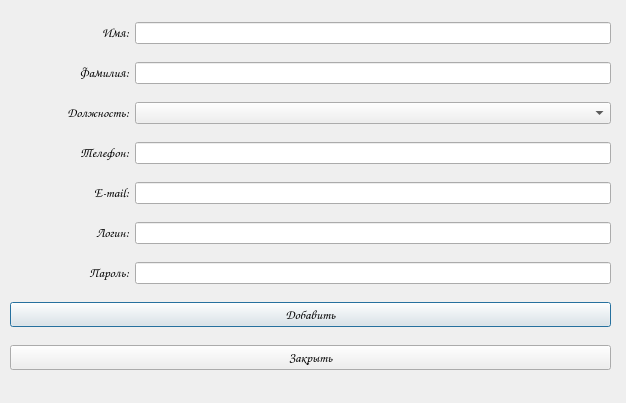
<?xml version="1.0" encoding="UTF-8"?>
<ui version="4.0">
 <class>Dialog</class>
 <widget class="QDialog" name="Dialog">
  <property name="geometry">
   <rect>
    <x>0</x>
    <y>0</y>
    <width>626</width>
    <height>403</height>
   </rect>
  </property>
  <property name="windowTitle">
   <string>Dialog</string>
  </property>
  <widget class="QWidget" name="verticalLayoutWidget">
   <property name="geometry">
    <rect>
     <x>10</x>
     <y>10</y>
     <width>601</width>
     <height>381</height>
    </rect>
   </property>
   <layout class="QVBoxLayout" name="verticalLayout">
    <item>
     <layout class="QHBoxLayout" name="horizontalLayout" stretch="2,8">
      <item>
       <widget class="QLabel" name="label">
        <property name="font">
         <font>
          <family>Comic Sans MS</family>
         </font>
        </property>
        <property name="text">
         <string>&lt;html&gt;&lt;head/&gt;&lt;body&gt;&lt;p align=&quot;right&quot;&gt;&lt;span style=&quot; font-size:10pt;&quot;&gt;Имя:&lt;/span&gt;&lt;/p&gt;&lt;/body&gt;&lt;/html&gt;</string>
        </property>
       </widget>
      </item>
      <item>
       <widget class="QLineEdit" name="name_line"/>
      </item>
     </layout>
    </item>
    <item>
     <layout class="QHBoxLayout" name="horizontalLayout_7" stretch="2,8">
      <item>
       <widget class="QLabel" name="label_2">
        <property name="font">
         <font>
          <family>Comic Sans MS</family>
         </font>
        </property>
        <property name="text">
         <string>&lt;html&gt;&lt;head/&gt;&lt;body&gt;&lt;p align=&quot;right&quot;&gt;&lt;span style=&quot; font-size:10pt;&quot;&gt;Фамилия:&lt;/span&gt;&lt;/p&gt;&lt;/body&gt;&lt;/html&gt;</string>
        </property>
       </widget>
      </item>
      <item>
       <widget class="QLineEdit" name="surname_line"/>
      </item>
     </layout>
    </item>
    <item>
     <layout class="QHBoxLayout" name="horizontalLayout_6" stretch="2,8">
      <item>
       <widget class="QLabel" name="label_3">
        <property name="font">
         <font>
          <family>Comic Sans MS</family>
         </font>
        </property>
        <property name="text">
         <string>&lt;html&gt;&lt;head/&gt;&lt;body&gt;&lt;p align=&quot;right&quot;&gt;&lt;span style=&quot; font-size:10pt;&quot;&gt;Должность:&lt;/span&gt;&lt;/p&gt;&lt;/body&gt;&lt;/html&gt;</string>
        </property>
       </widget>
      </item>
      <item>
       <widget class="QComboBox" name="post_line"/>
      </item>
     </layout>
    </item>
    <item>
     <layout class="QHBoxLayout" name="horizontalLayout_5" stretch="2,8">
      <item>
       <widget class="QLabel" name="label_4">
        <property name="font">
         <font>
          <family>Comic Sans MS</family>
         </font>
        </property>
        <property name="text">
         <string>&lt;html&gt;&lt;head/&gt;&lt;body&gt;&lt;p align=&quot;right&quot;&gt;&lt;span style=&quot; font-size:10pt;&quot;&gt;Телефон:&lt;/span&gt;&lt;/p&gt;&lt;/body&gt;&lt;/html&gt;</string>
        </property>
       </widget>
      </item>
      <item>
       <widget class="QLineEdit" name="phone_line"/>
      </item>
     </layout>
    </item>
    <item>
     <layout class="QHBoxLayout" name="horizontalLayout_2" stretch="2,8">
      <item>
       <widget class="QLabel" name="label_5">
        <property name="font">
         <font>
          <family>Comic Sans MS</family>
         </font>
        </property>
        <property name="text">
         <string>&lt;html&gt;&lt;head/&gt;&lt;body&gt;&lt;p align=&quot;right&quot;&gt;&lt;span style=&quot; font-size:10pt;&quot;&gt;E-mail:&lt;/span&gt;&lt;/p&gt;&lt;/body&gt;&lt;/html&gt;</string>
        </property>
       </widget>
      </item>
      <item>
       <widget class="QLineEdit" name="mail_line"/>
      </item>
     </layout>
    </item>
    <item>
     <layout class="QHBoxLayout" name="horizontalLayout_3" stretch="2,8">
      <item>
       <widget class="QLabel" name="label_6">
        <property name="font">
         <font>
          <family>Comic Sans MS</family>
         </font>
        </property>
        <property name="text">
         <string>&lt;html&gt;&lt;head/&gt;&lt;body&gt;&lt;p align=&quot;right&quot;&gt;&lt;span style=&quot; font-size:10pt;&quot;&gt;Логин:&lt;/span&gt;&lt;/p&gt;&lt;/body&gt;&lt;/html&gt;</string>
        </property>
       </widget>
      </item>
      <item>
       <widget class="QLineEdit" name="log_line"/>
      </item>
     </layout>
    </item>
    <item>
     <layout class="QHBoxLayout" name="horizontalLayout_4" stretch="2,8">
      <item>
       <widget class="QLabel" name="label_7">
        <property name="font">
         <font>
          <family>Comic Sans MS</family>
         </font>
        </property>
        <property name="text">
         <string>&lt;html&gt;&lt;head/&gt;&lt;body&gt;&lt;p align=&quot;right&quot;&gt;&lt;span style=&quot; font-size:10pt;&quot;&gt;Пароль:&lt;/span&gt;&lt;/p&gt;&lt;/body&gt;&lt;/html&gt;</string>
        </property>
       </widget>
      </item>
      <item>
       <widget class="QLineEdit" name="pass_line"/>
      </item>
     </layout>
    </item>
    <item>
     <widget class="QPushButton" name="add_btn">
      <property name="font">
       <font>
        <family>Comic Sans MS</family>
        <pointsize>10</pointsize>
       </font>
      </property>
      <property name="text">
       <string>Добавить</string>
      </property>
     </widget>
    </item>
    <item>
     <widget class="QPushButton" name="close_btn">
      <property name="font">
       <font>
        <family>Comic Sans MS</family>
        <pointsize>10</pointsize>
       </font>
      </property>
      <property name="text">
       <string>Закрыть</string>
      </property>
     </widget>
    </item>
   </layout>
  </widget>
 </widget>
 <resources/>
 <connections/>
</ui>
